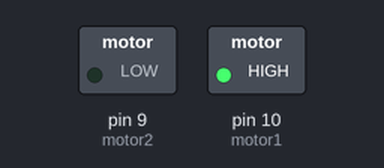
A sketch run on a simulated Arduino Uno, built with avr-gcc and run on an emulated ATmega328P. On the bench: switched loads named in the sketch (green lamp = pin HIGH).

Above: at 0.1 s.
Timing chart, 0 to 1.6 s (numbered marks = the images above):
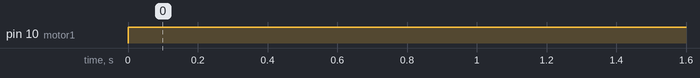

The sketch:

l293d_basic.ino
```cpp
int motor1 = 10;
int motor2 = 9;
void setup() {
  // put your setup code here, to run once:
  pinMode(motor1,OUTPUT);
  pinMode(motor2,OUTPUT);
  Serial.begin(9600);
}

void loop() {
  // put your main code here, to run repeatedly:
digitalWrite(motor1,HIGH);
digitalWrite(motor2,LOW);
}
```

Measured:
- by itself, pin 10 (motor1): LOW → HIGH at 0.00 s
